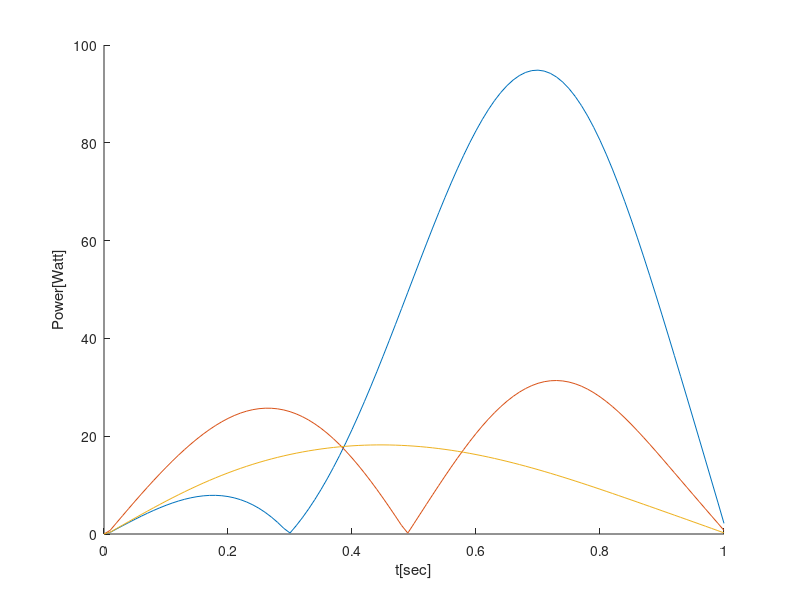

Here is the MATLAB script that generated this plot:
t = 0:0.01:1;
px = 1.5 + 0.6 .* 0.5 .* (1-cos(pi.*t/1.0));
py = 1.0 + 0.4 .* 0.5 .* (1-cos(pi.*t/1.0));
g = 9.81;

theta2 = acos((py.^2 + (px - 1).^2 -2)./2);
theta1 = atan2((-sin(theta2).*(px-1) + 1+cos(theta2).*py)./(1+cos(theta2).^2 - sin(theta2).^2) ,(1+cos(theta2).*(px-1) + sin(theta2) .* py)./(1+cos(theta2).^2 - sin(theta2).^2));
theta3 = 2.*pi- theta2 - theta1;

t1_v = 1 : 101;
t1_a = 1 : 101;
t2_v = 1 : 101;
t2_a = 1 : 101;
t3_v = 1 : 101;
t3_a = 1 : 101;

for i = 2:101
    t1_v(i) = (theta1(i) - theta1(i-1))/0.01;
     t2_v(i) = (theta2(i) - theta2(i-1))/0.01;
      t3_v(i) = (theta3(i) - theta3(i-1))/0.01;
end

t1_v(1) = 0
t2_v(1) = 0
t3_v(1) = 0

for i = 2:101
    t1_a(i) = (t1_v(i) - t1_v(i-1))/0.01;
     t2_a(i) = (t2_v(i) - t2_v(i-1))/0.01;
      t3_a(i) = (t3_v(i) - t3_v(i-1))/0.01;
end

for i = 1:99
    t1_a(i) = t1_a(i+2);
      t2_a(i) = t2_a(i+2);
       t3_a(i) = t3_a(i+2);
end

m1 = 10;
m2 = 5;
m3 = 3;

L1 = 0.5;
L2 = 0.5;
L3 = 0.5;

a1 = 1;
a2 = 1;
a3 = 1;

I1 = m1.*L1/12;
I2 = m2.*L2/12;
I3 = m3.*L3/12;

M11 = m1.*L1^2 + I1 +m2.*a1^2 + m2.*L2^2 + 2.*m2.*a1.*L2.*cos(theta2) + I2 + m3.*a1^2 + m3.*a2^2 + m3.*L3^2 + m3.*a1.*a2.*2.*cos(theta2) + m3.*a2.*L3.*2.*cos(theta3 + theta2) + m3.*a2.*L3.*2.*cos(theta3) + I3;
M12 = m2.*L2^2 + m2.*a1.*L2.*cos(theta2) + I2 + m3.*a2^2 + m3.*L3^2 + m3.*a1.*a2.*cos(theta2) + m3.*a2.*L3.*2.*cos(theta3) + m3.*a1.*L3.*cos(theta2+theta3) + I3;
M13 = m3.*L3^2 + m3.*a2.*L3.*cos(theta3) + m3.*a1.*L3.*cos(theta2+theta3) + I3;
M21 = m2.*L2^2 + I3 + m2.*a1.*L2.*cos(theta2) + I2 + m3.*a2^2 + m3.*L3^2 + m3.*a1.*a2.*cos(theta2) + 2.*m3.*a2.*L3.*cos(theta3) + m3.*a1.*L3.*cos(theta2+theta3);
M22 = m2.*L3^2 + I3 + I2 + m3.*a2^2 + m3.*L3^2 +2.*m3.*a2.*L3.*cos(theta3);
M23 = m3.*L3^2 + m3.*a2.*L3.*cos(theta3) + I3;
M31 = m3.*L3^2 + m3.*a2.*L3.*cos(theta3) + m3.*a1.*L3.*cos(theta2+theta3) + I3;
M32 = m3.*L3^2 + m3.*a2.*L3.*cos(theta3) +I3;
M33 = m3.*L3^2 + I3;
A112 = -m2.*a1.*L2.*2.*sin(theta2) - m3.*a1.*a2.*2.*sin(theta2) - 2.*m3.*a1.*L3.*sin(theta2+theta3);
A123 = -m3.*a2.*L3.*2.*sin(theta3) + -2.*m3.*a1.*L3.*sin(theta2+theta3);
A113 = -2.*m3.*a2.*L3.*sin(theta3) - 2.*m3.*a1.*L3.*sin(theta2+theta3);
A122 = -m2.*a1.*L3.*sin(theta3) - m3.*a1.*a2.*sin(theta2) - m3.*a1.*L3.*sin(theta2+theta3) ;
A133 = -m3.*a1.*L3.*sin(theta2+theta3) -m3.*a2.*L3.*sin(theta3);
A211 = m2.*a1.*L2.*sin(theta2) + m3.*a1.*a2.*sin(theta2) + m3.*a1.*L3.*sin(theta2+theta3);
A233 = -m3.*a2.*L3.*sin(theta3);
A212 = 0;
A223 = -m3.*a2.*L3.*2.*sin(theta3);
A213 = -2.*m3.*a2.*L3.*sin(theta3);
A311 = m3.*a2.*L3.*sin(theta3) + m3.*a1.*L3.*sin(theta2+theta3);
A322 = m3.*a2.*L3.*sin(theta3);
A312 = 2.*m3.*a2.*L3.*sin(theta3);
A323 = 0;
A313 = 0;

T1 = 1:101;
T2 = 1:101;
T3 = 1:101;

T1 = M11.*t1_a + M12.*t2_a + M13.*t3_a + A112.*t1_v.*t2_v + A123.*t2_v.*t3_v + A113.*t1_v.*t3_v + A133.*t3_v.*t3_v + A122.*t2_v.*t2_v + m1.*g.*L1.*cos(theta1) + m2.*g.*(a1.*cos(theta1) + L2.*cos(theta1+theta2)) + m3.*g.*(a1.*cos(theta1) + L2.*cos(theta1+theta2) + L3.*cos(theta1 + theta2 + theta3))
T2 = M21.*t1_a + M22.*t2_a + M23.*t3_a + A211.*t1_v.*t1_v + A233.*t2_v.*t2_v + A212.*t1_v.*t2_v + A223.*t2_v.*t3_v + A213.*t1_v.*t3_v +  m2.*g.*L2.*cos(theta2 + theta1) + m3.*g.*(a2.*cos(theta1 + theta2)) + L3.*cos(cos(theta1 + theta2 + theta3))
T3 = M31.*t1_a + M32.*t2_a + M33.*t3_a + A311.*t1_v.*t1_v + A322.*t2_v.*t2_v + A312.*t1_v.*t2_v + A323.*t2_v.*t3_v + A313.*t1_v.*t3_v + m3.*g.*L3.*cos(theta1 + theta2 + theta3)

P1 = abs(t1_v .* T1);
P2 = abs(t2_v .* T2);
P3 = abs(t3_v .* T3);


xlabel('t[sec]') 
hold on
ylabel('Power[Watt]') 
plot(t,P1,'-')
hold on
plot(t,P2,'-')
hold on
plot(t,P3,'-')
hold on









